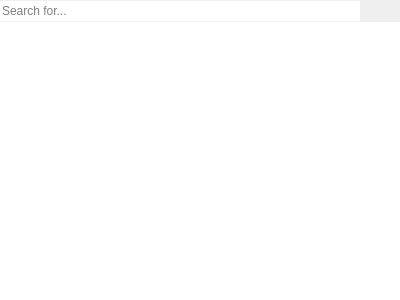
<?xml version="1.0" encoding="UTF-8"?>
<ui version="4.0">
 <class>search</class>
 <widget class="QWidget" name="search">
  <property name="geometry">
   <rect>
    <x>0</x>
    <y>0</y>
    <width>400</width>
    <height>300</height>
   </rect>
  </property>
  <property name="windowTitle">
   <string>Form</string>
  </property>
  <layout class="QVBoxLayout" name="verticalLayout">
   <property name="spacing">
    <number>0</number>
   </property>
   <property name="leftMargin">
    <number>0</number>
   </property>
   <property name="topMargin">
    <number>0</number>
   </property>
   <property name="rightMargin">
    <number>0</number>
   </property>
   <property name="bottomMargin">
    <number>0</number>
   </property>
   <item>
    <layout class="QHBoxLayout" name="horizontalLayout">
     <property name="spacing">
      <number>0</number>
     </property>
     <item>
      <widget class="QLineEdit" name="searchTextInput">
       <property name="inputMask">
        <string/>
       </property>
       <property name="frame">
        <bool>false</bool>
       </property>
       <property name="placeholderText">
        <string>Search for...</string>
       </property>
       <property name="clearButtonEnabled">
        <bool>true</bool>
       </property>
      </widget>
     </item>
     <item>
      <widget class="QPushButton" name="btnOptions">
       <property name="text">
        <string/>
       </property>
       <property name="icon">
        <iconset theme="edit-find">
         <normaloff/>
        </iconset>
       </property>
       <property name="checkable">
        <bool>true</bool>
       </property>
       <property name="flat">
        <bool>true</bool>
       </property>
      </widget>
     </item>
    </layout>
   </item>
   <item>
    <widget class="QListWidget" name="result">
     <property name="frameShape">
      <enum>QFrame::NoFrame</enum>
     </property>
    </widget>
   </item>
  </layout>
 </widget>
 <resources/>
 <connections/>
</ui>
